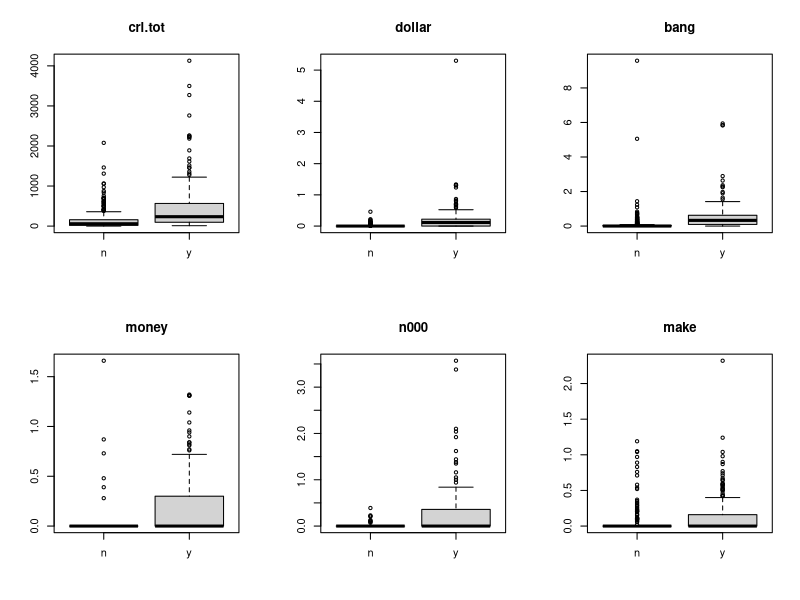
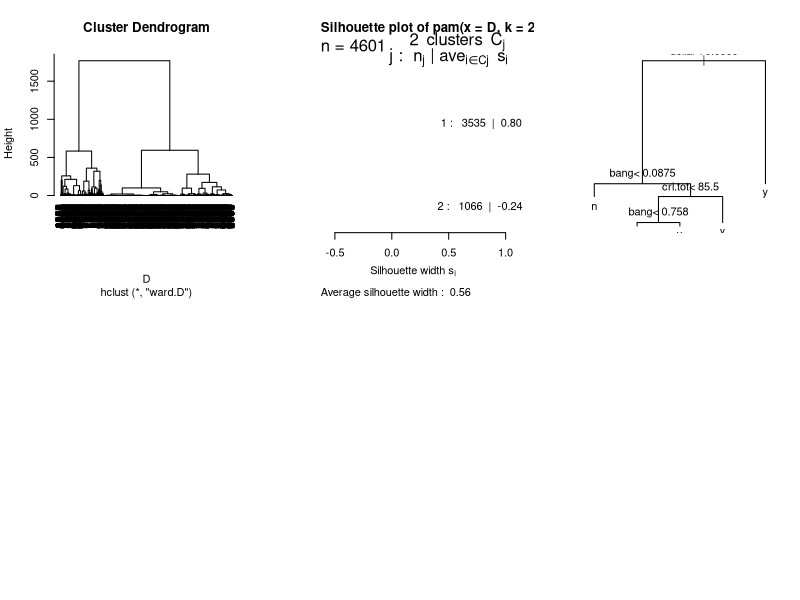

The R script that drew these images, in order:
# ANALYSE NON SUPERVISEE

# 1 Interpreter les résultats
spam7 = read.table(file="spam7.txt")
attributes(spam7)$names
summary(spam7)
spam.sample <- spam7[sample(seq(1,4601),500,replace=FALSE), ]
par(mfrow=c(2,3))
boxplot(split(spam.sample$crl.tot,spam.sample$yesno), main="crl.tot")
boxplot(split(spam.sample$dollar,spam.sample$yesno), main="dollar")
boxplot(split(spam.sample$bang,spam.sample$yesno), main="bang")
boxplot(split(spam.sample$money,spam.sample$yesno), main="money")
boxplot(split(spam.sample$n000,spam.sample$yesno), main="n000")
boxplot(split(spam.sample$make,spam.sample$yesno), main="make")

### KMEANS ###
spam7[1:6]<-scale(spam7[1:6])
# Attributs utilisés pour le Kmeans
attributes(spam7[1:6])$name
# On pose k=2 pour obtenir les emails spam et non spam
# De plus on ne traite pas la donnée yesno => Puisqu'on cherche à la deviner
spam.km<-kmeans(spam7[1:6],2)

# Taille des clusters obtenus
spam.km$size
#Taille des clusters attendus
length(spam7$yesno[spam7$yesno == 'y'])
length(spam7$yesno[spam7$yesno == 'n'])
# Donc KMeans avec les données fournies ne semble pas révèler des clusters perninents

### HCLUST ###
# Calcul du dendogramme
D <- dist(spam7[1:6])
res <- hclust(D,method="ward.D")
plot(res,hang = -1)

res2 <- cutree(res, k=2)
# Taille des clusters obtenus
res3 <- as.matrix(res2)
length(res3[res3[,1] == 1])
length(res3[res3[,1] == 2])
#Taille des clusters attendus
length(spam7$yesno[spam7$yesno == 'y'])
length(spam7$yesno[spam7$yesno == 'n'])
# Donc hclust est plus proche des resultats attendus mais reste inpertinent


### PAM ###
library(cluster)
res <- pam(D,2)
# Taille des clusters obtenus
res$clusinfo[,1]
#Taille des clusters attendus
length(spam7$yesno[spam7$yesno == 'y'])
length(spam7$yesno[spam7$yesno == 'n'])

plot(res)
# Finalement, on se rend rapidement compte que les distances sont biaisées par des
# attributs qui ne sont pas révèlateurs de la propriété recherchée (spam ou non).


### ANALYSE SUPERVISEE ###
library(rpart)
# On crée un jeu de donnée
S <- read.table(file="spam7.txt")
# On séléctionne 80% de sous ensemble du dataset en conservant les proportions des spam / non spam (par id)
sub <- c(sample(1:max(which(S$yesno=="y")), round(0.8*max(which(S$yesno=="y")),digits=0)),sample((max(which(S$yesno=="y"))+1):4601,round(0.8*length(which(S$yesno=="n")),digits=0)))
# On les récupère (en entier) dans l'ensemble fit
fit <- rpart(S$yesno~ ., data=S, subset=sub)
# On trace les propriétés du jeu d'apprentissage
plot(fit)
text(fit)
# On apprend avec le jeu d'apprentissage et on essaye de prédire pour le jeu restant (20%)
err <- table(predict(fit, S[-sub,], type="class"), S[-sub, "yesno"])
# On peut observer la totalité des règles en observant le fit
fit
# Calcul de l'erreur
round((err[1,2]+err[2,1])/sum(err)*100,digits=2)